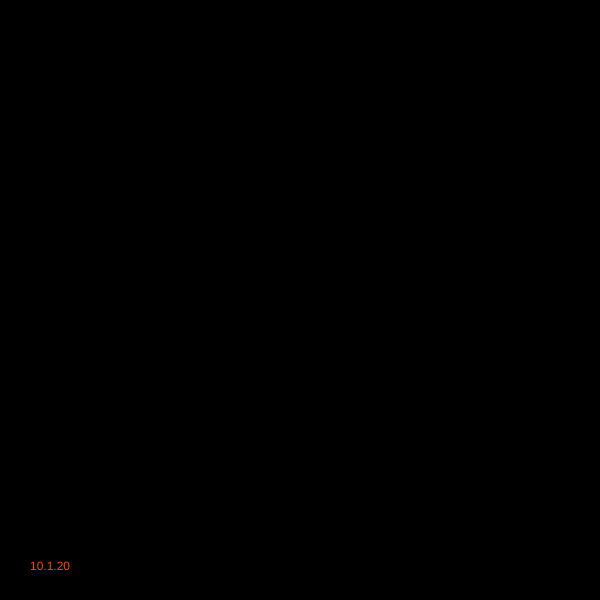
Frame 1 (no input)
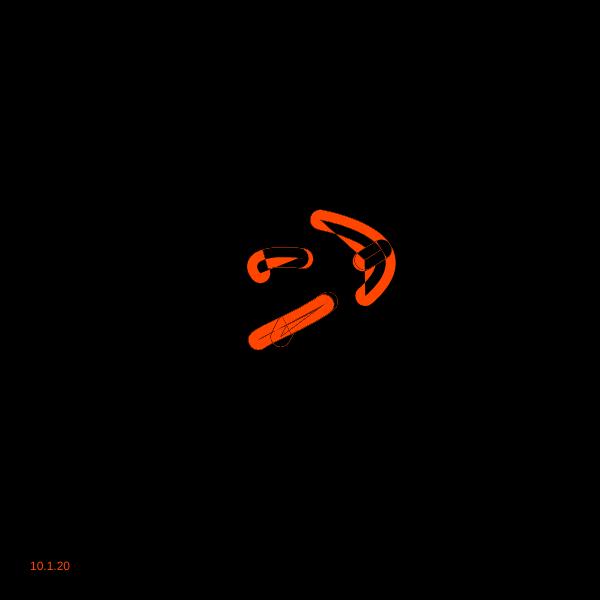
Frame 60 (no input)
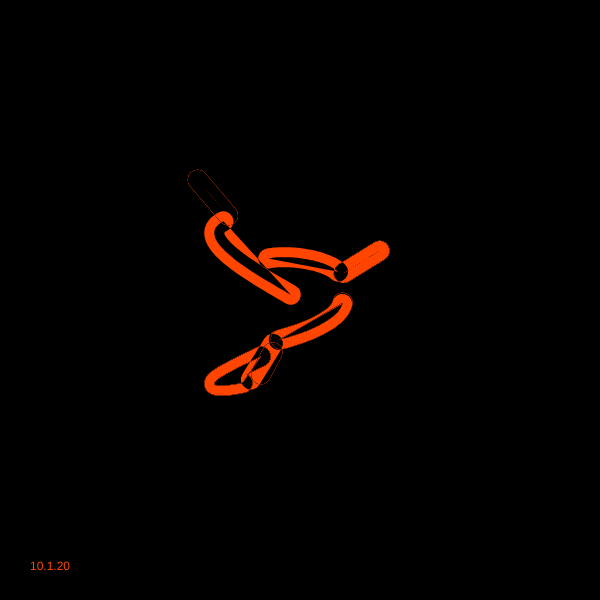
Frame 120 (the mouse pressed at the canvas centre since frame 60)

The p5.js sketch that drew these frames (run headless with seeded random() and noise() and a simulated clock; from frame 60 on, the mouse is pressed at the canvas centre):

// p5.js sketch
// ── sketch.js
let _aryObject = [];
let _tileNumT;
let _tileNumR;
let _ellipseRatio;
let _count;
let _stepR;
let _stepT;

function setup() {
  createCanvas(600, 600);
 
  strokeJoin(MITER);
  
  _freqCount = 40;

  _count = 0;
  _ellipseRatio = 2;
  _tileNumT = 5;
  _tileNumR = 7;
  
  let shapeMode = 1;
  let layerNum = 20;
  let initT = int(random(_tileNumT));
  for (k = 1; k <= layerNum; k++) {
    let baseColor = 360 + random(720);
    _aryObject.push(new f(
      1, initT,
      color((baseColor + 180) % 360, 200, 50, 100),
      shapeMode,
      width/2/_tileNumR/layerNum*k
    ));
  }
}

function draw() {
  clear();
  blendMode(DIFFERENCE);
  background(0);
  
  for (let i = 0; i < _aryObject.length; i++) {
    _aryObject[i].update();
    _aryObject[i].drawMe();
  }

  _count ++;
  noStroke()
  fill(255,69,0);
  text("10.1.20", 30, height-30)
}

class f {
  constructor(iR, iT, myColor, shapeMode, sw) {
    this.target_iR = iR;
    this.target_iT = iT;
    this.myColor = myColor;
    this.shapeMode = shapeMode; //0 rect, 1 ellipse
    this.sw = sw *_ellipseRatio; 
    this.aryPoint = [];
  }

  setTarget() {
    _stepR = 1;
    _stepT = 1;
    this.iR = this.target_iR;
    this.iT = this.target_iT % _tileNumT;
    
    this.aryPoint.unshift([this.iR, this.iT]);

    let dir;
    if (this.iR <= _stepR) {
      dir = random(["down", "left", "right"]);
    } else if (this.iR >= _tileNumR-_stepR) {
      dir = random(["up", "left", "right"]);
    } else {
      dir = random(["up", "down", "left", "right"]);
    }

    if (dir == "up") { this.target_iR = this.iR - _stepR; }
    else if (dir == "down") { this.target_iR = this.iR + _stepR; }
    else if (dir == "left") { this.target_iT = this.iT - _stepT; }
    else if (dir == "right") { this.target_iT = this.iT + _stepT; }

    this.dR = (this.target_iR - this.iR) / (_freqCount+1);
    this.dT = (this.target_iT - this.iT) / (_freqCount+1);
  }
  
  update() {
    if (_count % _freqCount == 0) {
      this.setTarget();
    }

    if (this.target_iR == this.iR) { //dir = right or left
      this.aryPoint.unshift([this.iR, this.aryPoint[0][1] + this.dT]);
    } else if (this.target_iT == this.iT) {
      this.aryPoint.unshift([this.aryPoint[0][0] + this.dR, this.iT]);
    }

    while (this.aryPoint.length >= 40) {
      this.aryPoint.pop();
    }
  }

  drawMe() {
    stroke(255,69,0);
    strokeWeight(20)
    
    push();
    translate(width/2, height/2);
    beginShape();
    for (let i = 0; i < this.aryPoint.length; i++) {
      curveVertex(
        width / 2 / _tileNumR * this.aryPoint[i][0] * cos(3.5*PI / _tileNumT * this.aryPoint[i][1]),
        width / 2 / _tileNumR * this.aryPoint[i][0] * sin(2*PI / _tileNumT * this.aryPoint[i][1]));
    }
    endShape();
    pop();
  }
}
